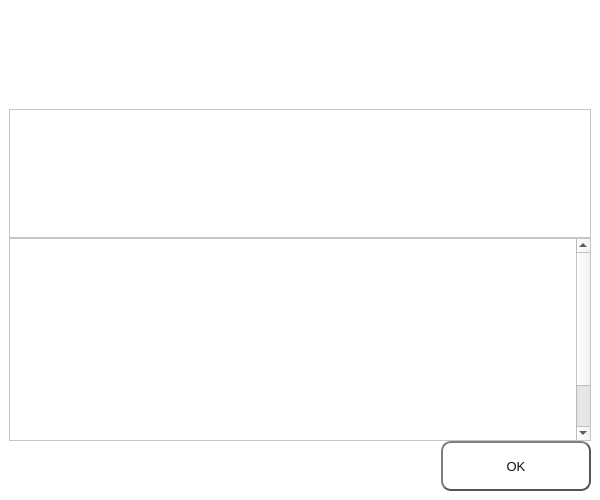
<?xml version="1.0" encoding="UTF-8"?>
<ui version="4.0">
 <class>HelpMessageDialog</class>
 <widget class="QDialog" name="HelpMessageDialog">
  <property name="geometry">
   <rect>
    <x>0</x>
    <y>0</y>
    <width>600</width>
    <height>500</height>
   </rect>
  </property>
  <property name="minimumSize">
   <size>
    <width>600</width>
    <height>500</height>
   </size>
  </property>
  <property name="font">
   <font>
    <pointsize>10</pointsize>
   </font>
  </property>
  <property name="windowTitle">
   <string notr="true">RPD - Command-line options</string>
  </property>
  <property name="styleSheet">
   <string notr="true">
        #HelpMessageDialog {
        background-color:#FFFFFF;
        }
      </string>
  </property>
  <layout class="QVBoxLayout" name="verticalLayout_3">
   <property name="spacing">
    <number>0</number>
   </property>
   <property name="leftMargin">
    <number>0</number>
   </property>
   <property name="topMargin">
    <number>0</number>
   </property>
   <property name="rightMargin">
    <number>0</number>
   </property>
   <property name="bottomMargin">
    <number>0</number>
   </property>
   <item>
    <widget class="QWidget" name="helpContainer" native="true">
     <property name="sizePolicy">
      <sizepolicy hsizetype="Preferred" vsizetype="Preferred">
       <horstretch>0</horstretch>
       <verstretch>100</verstretch>
      </sizepolicy>
     </property>
     <property name="minimumSize">
      <size>
       <width>0</width>
       <height>200</height>
      </size>
     </property>
     <property name="styleSheet">
      <string notr="true">
              #helpContainer{
              background-color:white;
              padding:9px;
              }
            </string>
     </property>
     <layout class="QVBoxLayout" name="verticalLayout_4">
      <property name="spacing">
       <number>0</number>
      </property>
      <property name="leftMargin">
       <number>9</number>
      </property>
      <property name="topMargin">
       <number>9</number>
      </property>
      <property name="rightMargin">
       <number>9</number>
      </property>
      <property name="bottomMargin">
       <number>9</number>
      </property>
      <item>
       <widget class="QLabel" name="graphic">
        <property name="sizePolicy">
         <sizepolicy hsizetype="Preferred" vsizetype="Ignored">
          <horstretch>0</horstretch>
          <verstretch>0</verstretch>
         </sizepolicy>
        </property>
        <property name="minimumSize">
         <size>
          <width>0</width>
          <height>100</height>
         </size>
        </property>
        <property name="pixmap">
         <pixmap>:/images/about</pixmap>
        </property>
       </widget>
      </item>
      <item>
       <layout class="QVBoxLayout" name="verticalLayout">
        <property name="topMargin">
         <number>100</number>
        </property>
        <item>
         <widget class="QTextEdit" name="helpMessage">
          <property name="minimumSize">
           <size>
            <width>0</width>
            <height>0</height>
           </size>
          </property>
          <property name="styleSheet">
           <string notr="true">
                        #helpMessage {
                        background-color:#FFFFFF;
                        color:#707070;
                        }
                      </string>
          </property>
          <property name="readOnly">
           <bool>true</bool>
          </property>
         </widget>
        </item>
        <item>
         <widget class="QScrollArea" name="scrollArea">
          <property name="minimumSize">
           <size>
            <width>0</width>
            <height>0</height>
           </size>
          </property>
          <property name="styleSheet">
           <string notr="true">
                        #scrollArea {
                        background-color:#FFFFFF;
                        }
                      </string>
          </property>
          <property name="verticalScrollBarPolicy">
           <enum>Qt::ScrollBarAlwaysOn</enum>
          </property>
          <property name="widgetResizable">
           <bool>true</bool>
          </property>
          <widget class="QWidget" name="scrollAreaWidgetContents">
           <property name="geometry">
            <rect>
             <x>0</x>
             <y>0</y>
             <width>561</width>
             <height>263</height>
            </rect>
           </property>
           <property name="styleSheet">
            <string notr="true">
                          #scrollAreaWidgetContents {
                          background-color:#FFFFFF;
                          }
                        </string>
           </property>
           <layout class="QVBoxLayout" name="verticalLayout_2">
            <item>
             <widget class="QLabel" name="aboutMessage">
              <property name="minimumSize">
               <size>
                <width>0</width>
                <height>245</height>
               </size>
              </property>
              <property name="cursor">
               <cursorShape>IBeamCursor</cursorShape>
              </property>
              <property name="styleSheet">
               <string notr="true">
                                #aboutMessage {
                                background-color:#FFFFFF;
                                color:#707070;
                                }
                              </string>
              </property>
              <property name="textFormat">
               <enum>Qt::PlainText</enum>
              </property>
              <property name="alignment">
               <set>Qt::AlignLeading|Qt::AlignLeft|Qt::AlignTop</set>
              </property>
              <property name="openExternalLinks">
               <bool>true</bool>
              </property>
              <property name="textInteractionFlags">
               <set>Qt::LinksAccessibleByMouse|Qt::TextSelectableByKeyboard|Qt::TextSelectableByMouse</set>
              </property>
             </widget>
            </item>
           </layout>
          </widget>
         </widget>
        </item>
       </layout>
      </item>
      <item>
       <layout class="QHBoxLayout" name="horizontalLayout">
        <item>
         <spacer name="horizontalSpacer">
          <property name="orientation">
           <enum>Qt::Horizontal</enum>
          </property>
          <property name="sizeHint" stdset="0">
           <size>
            <width>40</width>
            <height>20</height>
           </size>
          </property>
         </spacer>
        </item>
        <item alignment="Qt::AlignVCenter">
         <widget class="QPushButton" name="pushButtonOk">
          <property name="minimumSize">
           <size>
            <width>150</width>
            <height>50</height>
           </size>
          </property>
          <property name="styleSheet">
           <string notr="true">QPushButton {
color: #0F0F0F;
border: 2px solid #555;
border-radius: 10px;
border-style: outset;
background: qradialgradient(
cx: 0.3, cy: -0.4, fx: 0.3, fy: -0.4,
radius: 1.35, stop: 0 #d1d5db, stop: 1 #d1d5db
);
padding: 5px;
}

QPushButton:hover {
background: qradialgradient(
cx: 0.3, cy: -0.4, fx: 0.3, fy: -0.4,
radius: 1.35, stop: 0 #d1d5db, stop: 1 #d1d5db
);
}</string>
          </property>
          <property name="text">
           <string>OK</string>
          </property>
         </widget>
        </item>
       </layout>
      </item>
     </layout>
    </widget>
   </item>
  </layout>
 </widget>
 <resources/>
 <connections/>
</ui>
